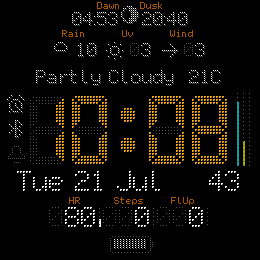
#> input picture site/assets/normal.png, 260 x 260 px
$ python store_ribbon.py --input ../../site/assets/normal.png --output out.png --channel alpha
#> lines starting #> are read from the running program, lines starting #| are printed output that depends on the picture
#> in main, source is the input picture: PIL image 260x260 RGB; mean R, G, B 13.9, 11.6, 6.9
# Copyright (c) 2026 Dawid Kurek <hello@dawikur.dev>

"""Draw a channel label over Connect IQ Store artwork."""

import argparse
from pathlib import Path

from PIL import Image, ImageDraw, ImageFont

COLORS = {"alpha": "#8951D0", "beta": "#007E8A"}


def add_ribbon(image: Image.Image, channel: str) -> Image.Image:
#> called with channel = 'alpha'
    if channel not in COLORS:
        raise ValueError(f"No Store ribbon for channel: {channel}")

    width, height = image.size
#> width = 260; height = 260
    unit = min(width, height)
#> unit = 260
    layer = Image.new("RGBA", image.size, (0, 0, 0, 0))
#> layer: PIL image 260x260 RGBA; every value is 0
    draw = ImageDraw.Draw(layer)
    draw.polygon(
        [
            (width - round(unit * 0.46), 0),
            (width - round(unit * 0.27), 0),
            (width, round(unit * 0.27)),
            (width, round(unit * 0.46)),
        ],
        fill=COLORS[channel],
    )

    font = ImageFont.load_default(size=max(11, round(unit * 0.105)))
    label = channel.upper()
    bounds = draw.textbbox((0, 0), label, font=font)
#> bounds = (0, 8, 88, 27)
    text_width = round(bounds[2] - bounds[0])
#> text_width = 88
    text_height = round(bounds[3] - bounds[1])
#> text_height = 19
    text = Image.new("RGBA", (text_width + 8, text_height + 8), (0, 0, 0, 0))
#> text: PIL image 96x27 RGBA; every value is 0
    ImageDraw.Draw(text).text(
        (4 - bounds[0], 4 - bounds[1]), label, font=font, fill="white"
    )
    text = text.rotate(-45, Image.Resampling.BICUBIC, expand=True)
#> text: PIL image 88x87 RGBA
    center = (width - round(unit * 0.183), round(unit * 0.183))
#> center = (212, 48)
    layer.alpha_composite(
        text, (center[0] - text.width // 2, center[1] - text.height // 2)
    )
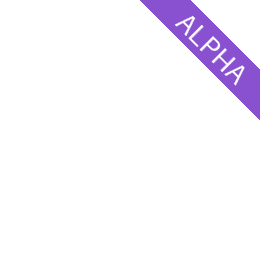
#> layer: PIL image 260x260 RGBA; mean R, G, B, A 10.7, 7, 15.2, 18.3; transparent parts drawn white
    return Image.alpha_composite(image.convert("RGBA"), layer).convert("RGB")
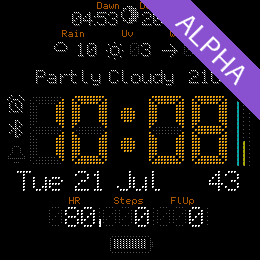
#> returned value: PIL image 260x260 RGB; mean R, G, B 24, 18.2, 21.8


def main() -> None:
    parser = argparse.ArgumentParser(description=__doc__)
    parser.add_argument("--input", type=Path, required=True)
    parser.add_argument("--output", type=Path, required=True)
    parser.add_argument("--channel", choices=tuple(COLORS), required=True)
    args = parser.parse_args()

    with Image.open(args.input) as source:
        cover = add_ribbon(source, args.channel)
    args.output.parent.mkdir(parents=True, exist_ok=True)
    cover.save(args.output, format="PNG", optimize=True)


if __name__ == "__main__":
    main()
